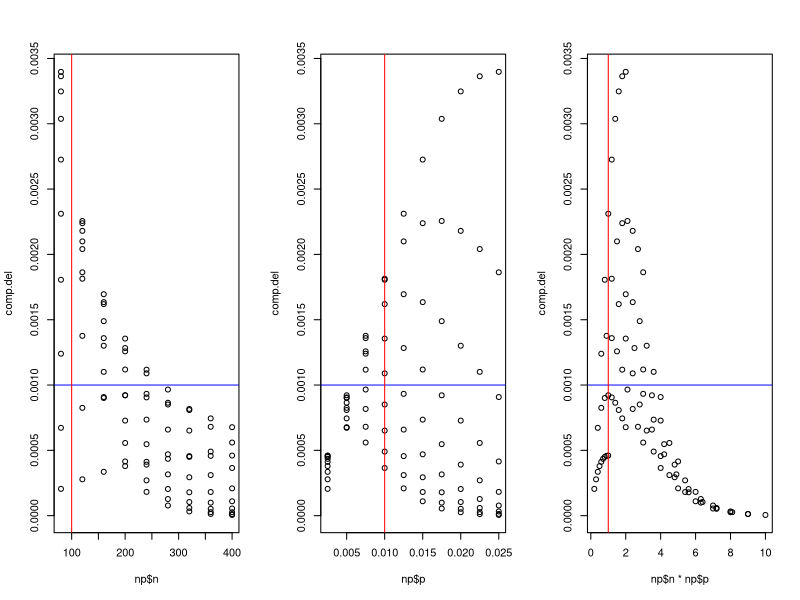
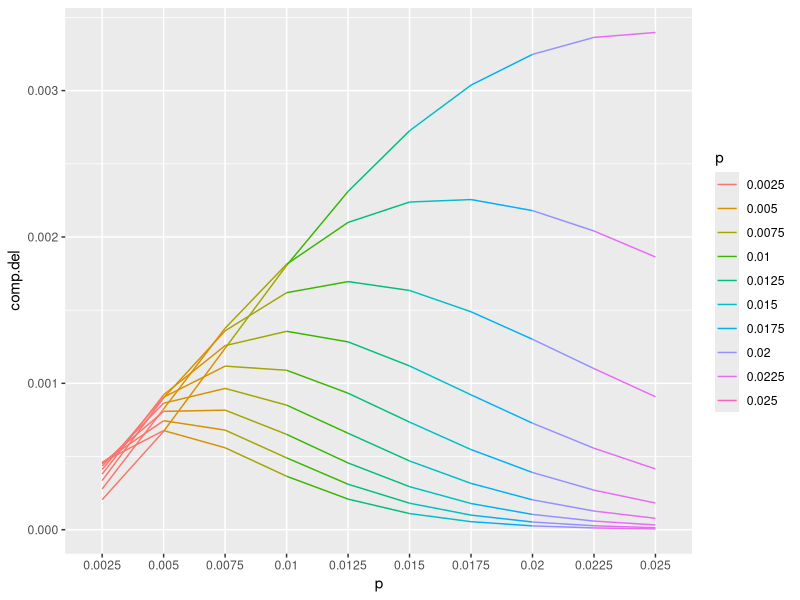

Reproduce these figures in R, in order.
## ---- chunk 1
bino.p <- pbinom( 0.025, size = 120, prob = 0.01 ); bino.p
pois.p <- ppois( 0.025, lambda = 120 * 0.01 ); pois.p
pois.p - bino.p
## ---- chunk 2
n <- seq( 80, 400, by = 40)
p <- seq( 0.0025, 0.025, by = 0.0025)
np <- expand.grid( n = n, p = p)
bino.s <- pbinom( 0.025, np$n, np$p)
pois.s <- ppois( 0.025, lambda = np$n * np$p)
comp.del <- pois.s - bino.s
par( mfrow = c(1, 3) )
plot( np$n, comp.del ); abline( h = 0.001, v = 100, col = c( "blue", "red" ) )
plot( np$p, comp.del ); abline( h = 0.001, v = 0.01, col = c( "blue", "red" ) )
plot( np$n * np$p, comp.del ); abline( h = 0.001, v = 100 * 0.01, col = c( "blue", "red" ) )
## ---- chunk 3
library(ggplot2)
np$p <- factor( np$p )
ggplot( data = np, aes( x = p, y = comp.del, group = n, col = p)) + geom_line()
## ---- chunk 4
set.seed( seed = 555 )
exp.r <- rexp( n = 100000, rate = 3)
mean( exp.r ); var( exp.r )
## ---- chunk 5
ozone <- read.csv("ozone.csv")
ozone <- data.frame(ozone)
n.ozone <- length( ozone$AQI.Category )
ozone.good <- ozone[ozone$AQI.Category == "Good", ] 
n.ozone.good <- length( ozone.good$AQI.Category )
n.ozone; n.ozone.good
p.ozone.good <- n.ozone.good / n.ozone; p.ozone.good
## ---- chunk 6
ozone.good.567 <- dbinom( x=5:7, size = 7, prob = p.ozone.good )
sum(ozone.good.567)
## ---- chunk 7
ozone.mu.ap <- 7 * p.ozone.good;  ozone.sigma.ap <- sqrt(7 * p.ozone.good * ( 1 - p.ozone.good  ) )
ozone.mu.ap; ozone.sigma.ap
z.ozone.5less <- (4.5 - ozone.mu.ap) / ozone.sigma.ap; p.ozone.5less.ap <- pnorm( z.ozone.5less ); p.ozone.567.ap <- 1 - p.ozone.5less.ap; p.ozone.567.ap
## ---- chunk 8
set.seed( seed = 555)
ozone.good <- function( days )
{
  index <- sample( n.ozone, days , replace = F)
  ozone.sp <- ozone[index, ]
  ozone.sp.good <- ozone.sp[ ozone.sp$AQI.Category == "Good", ]
  n.ozone.good <- length( ozone.sp.good$AQI.Category )
  n.ozone.good
}
ozone.result <- sapply( rep(100, 100), FUN = ozone.good );
summary(ozone.result)
mean(ozone.result)
ozone.bin.mean <- 100 * p.ozone.good; ozone.bin.mean
var(ozone.result) * 100
ozone.bin.var <- 100 * p.ozone.good * ( 1 - p.ozone.good); ozone.bin.var
